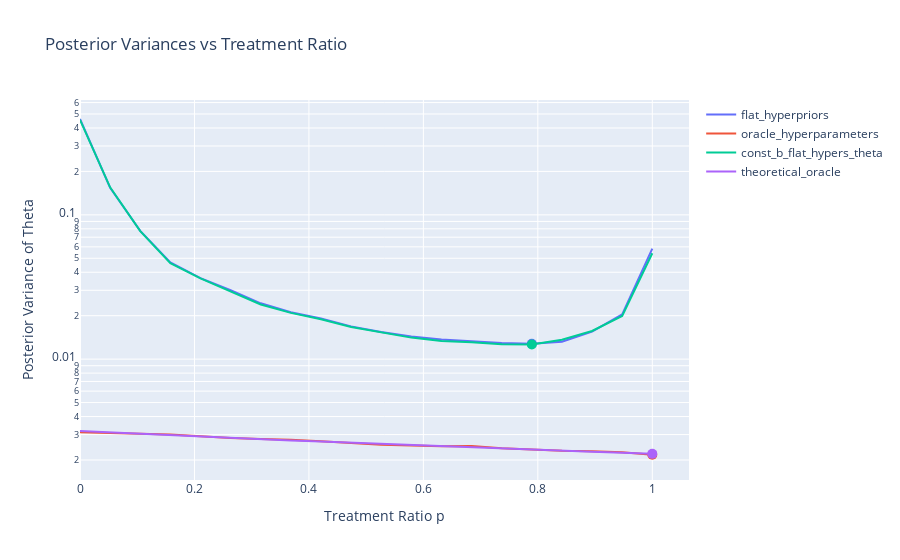

Source (notebook cell):
### Markdown cell above
This seems to confirm that the theoretical derivation is correct. The graph also shows how much the posterior variances change depending on our model; the flat hyperprior model has the smallest variance near $p = 0.5$, whereas the oracle model is minimized at $p = 1$. The second graph is essentially zoomed-in near the minimum of the flat hyperprior curve. I was curious if it was a coincidence that in the top graph, the flat hyperprior curve is minimized at slightly less than $p=0.5$; especially since $\sigma_\theta$ is much larger than $\sigma_b$, it seemed to me that this shouldn't happen. Based on the second graph, this was probably coincidence. 

Can we choose our hyperparameters so that the flat prior model is minimized somewhere other than $p = 0.5$? Let's repeat this simulation with $\sigma_1$ to be three times as large as $\sigma_0$, keeping $\sigma_0$ at its original value.

### Code cell
if "sigma1_three_times_sigma0" not in globals():
    new_simulations = True

    num_reps = 20
    p_grid = np.linspace(0, 1, 20)

    sigma1_three_times_sigma0 = {}

    base_simulator = copy.deepcopy(utils.CHICK_SIMULATOR)
    base_simulator.sigma1 = 3 * base_simulator.sigma0

    # get the posterior variance for each fitter
    for fitter in tqdm(fitter_list, desc="fitter_list", leave=False):
        sigma1_three_times_sigma0[fitter.name] = posterior_variance_grid(
            simulator=base_simulator,
            fitter=fitter,
            p_grid=p_grid,
            num_reps=num_reps,
        )

    # get the theoretical posterior variance (for the oracle fitter)
    sim_copy = copy.deepcopy(base_simulator)
    theoretical_vars_oracle = {}
    for p in p_grid:
        sim_copy.p = np.array([p])
        theoretical_vars_oracle[p] = utils.theta_posterior_variance(sim_copy)
    sigma1_three_times_sigma0["theoretical_oracle"] = theoretical_vars_oracle

    # store the data associated with this simulation
    sigma1_three_times_sigma0["metadata"] = base_simulator.params() | {
        "num_reps": num_reps,
        "p_grid": p_grid,
        "desc": "Computed posterior variances of theta for different Stan models. Here sigma1 is three times sigma0, and sigma0 is the same value as in the chicken dataset.",
    }

    # store the results
    data_to_store["sigma1_three_times_sigma0"] = sigma1_three_times_sigma0

plot_posterior_variances(sigma1_three_times_sigma0)

### Figure 1 — Plotly figure (JSON) as saved in the notebook; plotly's stock layout.template omitted (floating-point values rounded to 4 significant figures)
{"data": [{"line": {"color": "#636EFA"}, "mode": "lines", "name": "flat_hyperpriors", "type": "scatter", "x": [0, 0.05263, 0.1053, 0.1579, 0.2105, 0.2632, 0.3158, 0.3684, 0.4211, 0.4737, 0.5263, 0.5789, 0.6316, 0.6842, 0.7368, 0.7895, 0.8421, 0.8947, 0.9474, 1], "y": [0.4616, 0.1542, 0.07742, 0.04679, 0.03643, 0.03001, 0.02436, 0.02115, 0.01912, 0.01687, 0.01542, 0.01437, 0.01367, 0.01323, 0.01291, 0.01279, 0.01319, 0.01551, 0.02041, 0.05826]}, {"marker": {"color": "#636EFA", "size": 10}, "mode": "markers", "showlegend": false, "type": "scatter", "x": [0.7895], "y": [0.01279]}, {"line": {"color": "#EF553B"}, "mode": "lines", "name": "oracle_hyperparameters", "type": "scatter", "x": [0, 0.05263, 0.1053, 0.1579, 0.2105, 0.2632, 0.3158, 0.3684, 0.4211, 0.4737, 0.5263, 0.5789, 0.6316, 0.6842, 0.7368, 0.7895, 0.8421, 0.8947, 0.9474, 1], "y": [0.003118, 0.003066, 0.003042, 0.003001, 0.002921, 0.002837, 0.002801, 0.002766, 0.002699, 0.002621, 0.002554, 0.002515, 0.002491, 0.002502, 0.002412, 0.00236, 0.002315, 0.002301, 0.002264, 0.002174]}, {"marker": {"color": "#EF553B", "size": 10}, "mode": "markers", "showlegend": false, "type": "scatter", "x": [1], "y": [0.002174]}, {"line": {"color": "#00CC96"}, "mode": "lines", "name": "const_b_flat_hypers_theta", "type": "scatter", "x": [0, 0.05263, 0.1053, 0.1579, 0.2105, 0.2632, 0.3158, 0.3684, 0.4211, 0.4737, 0.5263, 0.5789, 0.6316, 0.6842, 0.7368, 0.7895, 0.8421, 0.8947, 0.9474, 1], "y": [0.4558, 0.1551, 0.07709, 0.04627, 0.03626, 0.02955, 0.02391, 0.02093, 0.01888, 0.0167, 0.01543, 0.0141, 0.01335, 0.0131, 0.01269, 0.01261, 0.01362, 0.01567, 0.0199, 0.05418]}, {"marker": {"color": "#00CC96", "size": 10}, "mode": "markers", "showlegend": false, "type": "scatter", "x": [0.7895], "y": [0.01261]}, {"line": {"color": "#AB63FA"}, "mode": "lines", "name": "theoretical_oracle", "type": "scatter", "x": [0, 0.05263, 0.1053, 0.1579, 0.2105, 0.2632, 0.3158, 0.3684, 0.4211, 0.4737, 0.5263, 0.5789, 0.6316, 0.6842, 0.7368, 0.7895, 0.8421, 0.8947, 0.9474, 1], "y": [0.003179, 0.003107, 0.003038, 0.002972, 0.002909, 0.002848, 0.00279, 0.002735, 0.002681, 0.002629, 0.00258, 0.002532, 0.002486, 0.002442, 0.002399, 0.002358, 0.002318, 0.002279, 0.002242, 0.002206]}, {"marker": {"color": "#AB63FA", "size": 10}, "mode": "markers", "showlegend": false, "type": "scatter", "x": [1], "y": [0.002206]}], "layout": {"title": {"text": "Posterior Variances vs Treatment Ratio"}, "xaxis": {"title": {"text": "Treatment Ratio p"}}, "yaxis": {"title": {"text": "Posterior Variance of Theta"}, "type": "log"}}}
